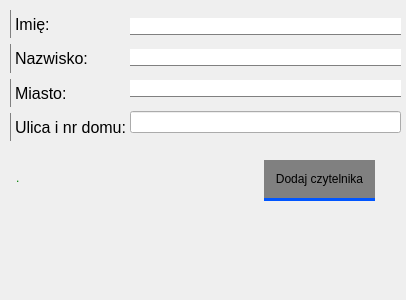
<?xml version="1.0" encoding="UTF-8"?>
<ui version="4.0">
 <class>Form</class>
 <widget class="QWidget" name="Form">
  <property name="geometry">
   <rect>
    <x>0</x>
    <y>0</y>
    <width>406</width>
    <height>300</height>
   </rect>
  </property>
  <property name="windowTitle">
   <string>Form</string>
  </property>
  <widget class="QWidget" name="verticalLayoutWidget">
   <property name="geometry">
    <rect>
     <x>10</x>
     <y>10</y>
     <width>117</width>
     <height>131</height>
    </rect>
   </property>
   <layout class="QVBoxLayout" name="verticalLayout">
    <item>
     <widget class="QLabel" name="label">
      <property name="font">
       <font>
        <family>Arial</family>
        <pointsize>12</pointsize>
       </font>
      </property>
      <property name="styleSheet">
       <string notr="true">border: none;
border-left: 1px solid grey;</string>
      </property>
      <property name="text">
       <string>Imię:</string>
      </property>
     </widget>
    </item>
    <item>
     <widget class="QLabel" name="label_2">
      <property name="font">
       <font>
        <family>Arial</family>
        <pointsize>12</pointsize>
       </font>
      </property>
      <property name="styleSheet">
       <string notr="true">border: none;
border-left: 1px solid grey;</string>
      </property>
      <property name="text">
       <string>Nazwisko:</string>
      </property>
     </widget>
    </item>
    <item>
     <widget class="QLabel" name="label_3">
      <property name="font">
       <font>
        <family>Arial</family>
        <pointsize>12</pointsize>
       </font>
      </property>
      <property name="styleSheet">
       <string notr="true">border: none;
border-left: 1px solid grey;</string>
      </property>
      <property name="text">
       <string>Miasto:</string>
      </property>
     </widget>
    </item>
    <item>
     <widget class="QLabel" name="label_5">
      <property name="font">
       <font>
        <family>Arial</family>
        <pointsize>12</pointsize>
       </font>
      </property>
      <property name="styleSheet">
       <string notr="true">border: none;
border-left: 1px solid grey;</string>
      </property>
      <property name="text">
       <string>Ulica i nr domu:</string>
      </property>
     </widget>
    </item>
   </layout>
  </widget>
  <widget class="QWidget" name="verticalLayoutWidget_2">
   <property name="geometry">
    <rect>
     <x>130</x>
     <y>10</y>
     <width>271</width>
     <height>131</height>
    </rect>
   </property>
   <layout class="QVBoxLayout" name="verticalLayout_2">
    <item>
     <widget class="QLineEdit" name="lineEdit">
      <property name="styleSheet">
       <string notr="true">border: none;
border-bottom: 1px solid grey;</string>
      </property>
     </widget>
    </item>
    <item>
     <widget class="QLineEdit" name="lineEdit_2">
      <property name="styleSheet">
       <string notr="true">border: none;
border-bottom: 1px solid grey;</string>
      </property>
     </widget>
    </item>
    <item>
     <widget class="QLineEdit" name="lineEdit_3">
      <property name="styleSheet">
       <string notr="true">border: none;
border-bottom: 1px solid grey;</string>
      </property>
     </widget>
    </item>
    <item>
     <widget class="QLineEdit" name="lineEdit_4"/>
    </item>
   </layout>
  </widget>
  <widget class="QPushButton" name="pushButton">
   <property name="geometry">
    <rect>
     <x>264</x>
     <y>160</y>
     <width>111</width>
     <height>41</height>
    </rect>
   </property>
   <property name="styleSheet">
    <string notr="true">border: none;
border-bottom: 3px solid rgb(0, 85, 255);
background-color: grey;</string>
   </property>
   <property name="text">
    <string>Dodaj czytelnika</string>
   </property>
  </widget>
  <widget class="QLabel" name="label_4">
   <property name="geometry">
    <rect>
     <x>16</x>
     <y>162</y>
     <width>151</width>
     <height>31</height>
    </rect>
   </property>
   <property name="styleSheet">
    <string notr="true">color: green;</string>
   </property>
   <property name="text">
    <string>.</string>
   </property>
  </widget>
 </widget>
 <resources/>
 <connections/>
</ui>
